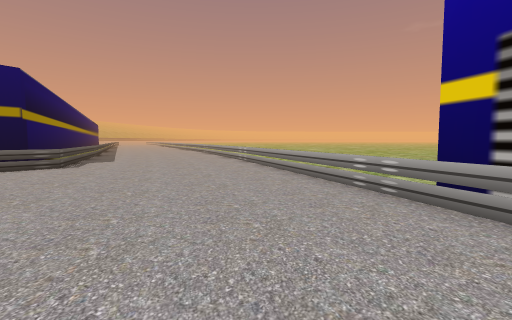
View 1 (above)

21 first-person views from a walk through a 3-D level made in the Unity game engine. The camera is 1.4 m above the floor, tilts 4° down and sees 85° across. The floor is counted in squares, 2 m on a side. Each view is taken from the middle of a square. On the plan, view 1 faces up. The plan holds only what a view shows up to about 9 squares ahead; the rest is blank. The place goes on beyond the plan.

View 2
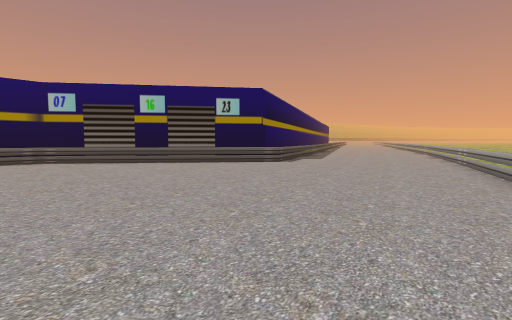

View 3
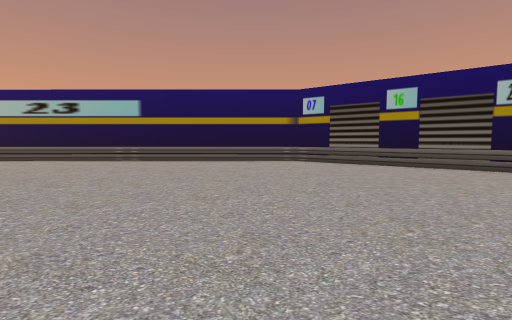

View 4
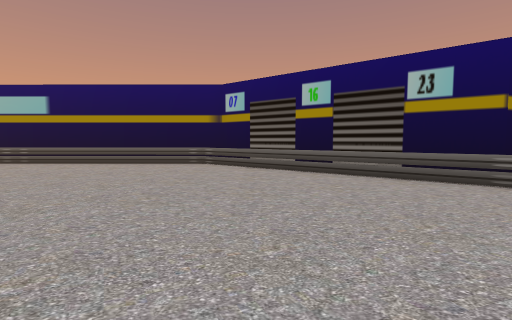

View 5
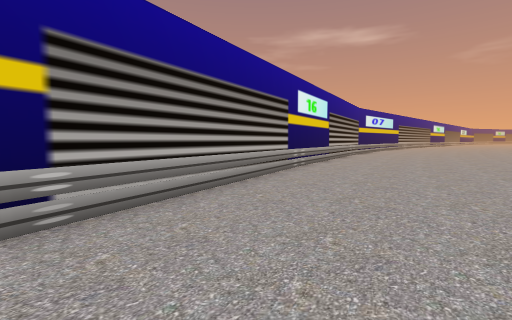

View 6
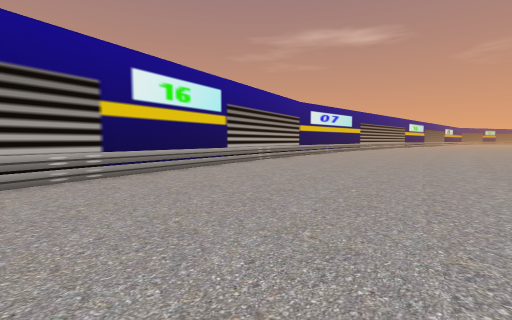

View 7
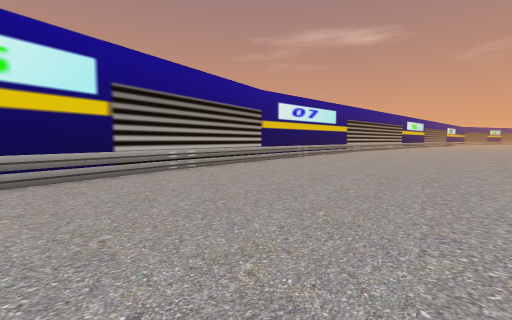

View 8
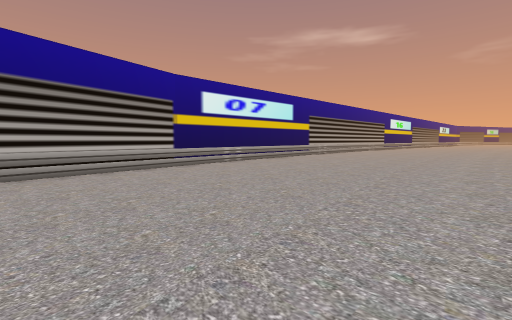

View 9
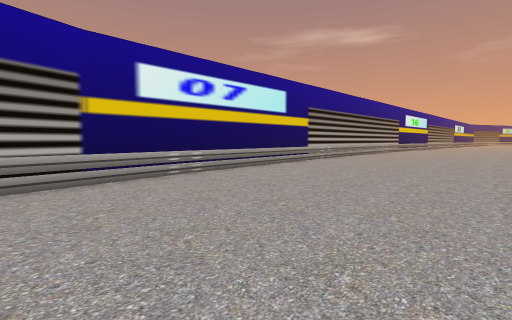

View 10
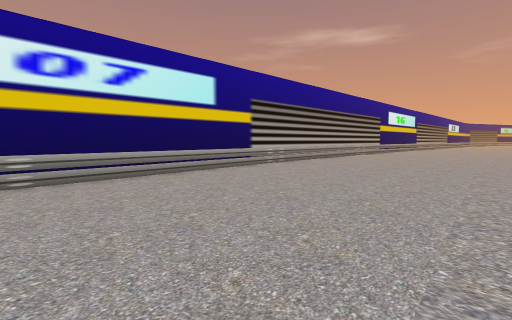

View 11
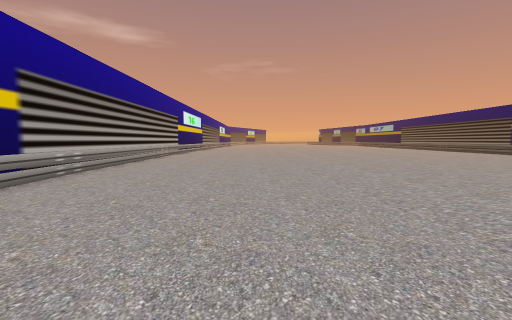

View 12
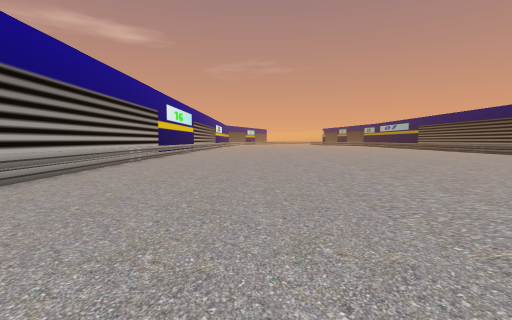

View 13
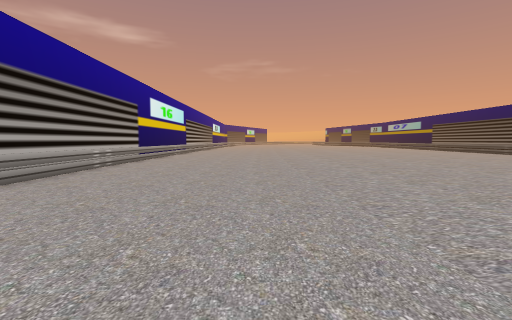

View 14
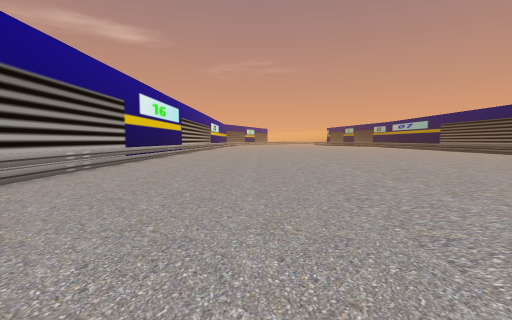

View 15
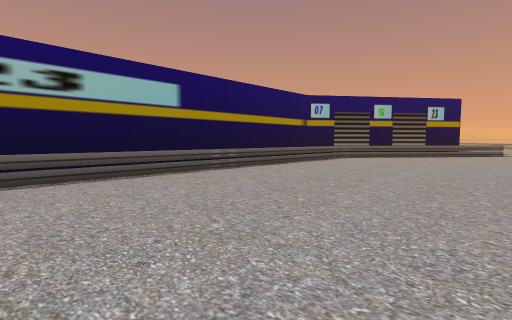

View 16
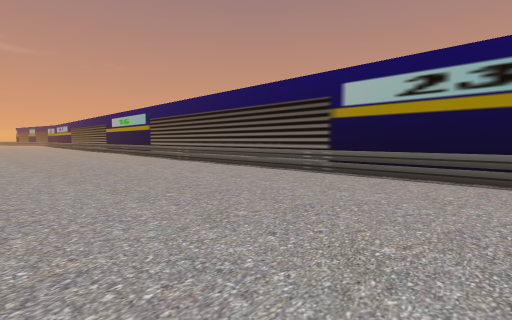

View 17
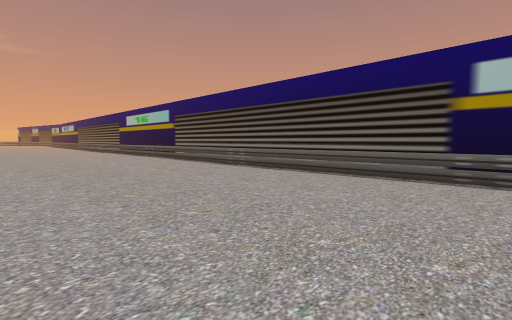

View 18
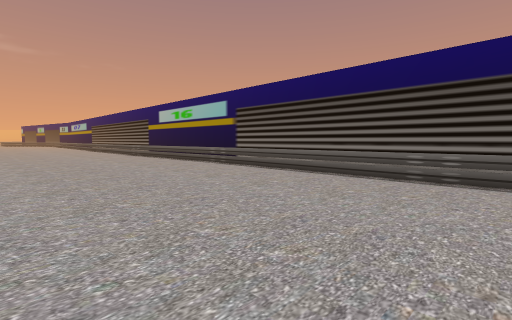

View 19
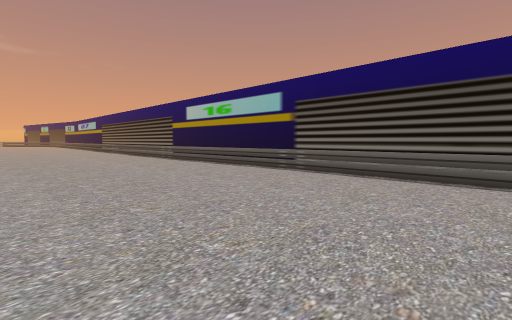

View 20
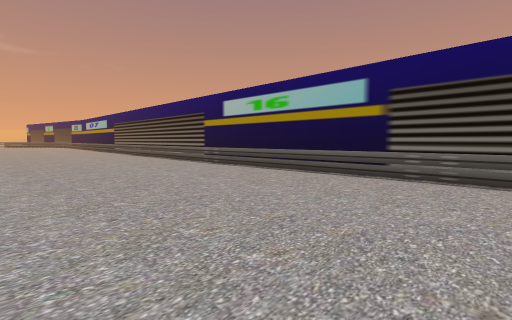

View 21
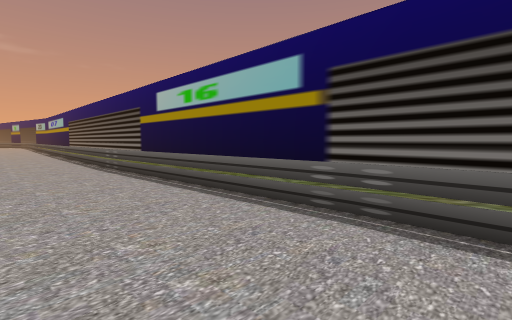

### Floor plan
Points are (right, up) in squares from view 1. A wall is a line through its corners. A room is listed if a view was taken in it or the views show most of it. See-through windows are left out.
Room 1 (views 1, 2, 3, 4, 5, 6, 7, 8, 9, 10, 11, 12, 13, 14, 15, 16, 17, 18, 19, 20, 21)
walls: (7.1, -13.6) (2.7, 4.2); (7.1, -31.1) (7.1, -13.5); (-9.1, 4.9) (-10.1, 3.6); (-6.9, 8.5) (-6.7, 8.1) (-7.4, 7.2)
low walls: (6.3, -15.2) (5.1, -8.6); (5.2, -8.7) (3.5, -2.1); (6.9, -21.9) (6.2, -15.2); (3.6, -2.3) (1.4, 4.6); (-9.3, -28.3) (-9.4, -30.8); (-9.8, 1.4) (-9.4, -16.2) (-9.7, -28.4); (1.1, 5.5) (0.1, 8.6); (-5.3, 7.9) (-5, 7.1) (-9.6, 1.3)
ways out: opening at (1, 5)

Where each view was taken, in squares from view 1:
view 1: 0 up, 0 right, facing up
view 2: 0 up, 1 right, facing up-left
view 3: 0 up, 0 right, facing left
view 4: 3 up, 1 left, facing left
view 5: 4 up, 1 left, facing down-right
view 6: 1 down, 2 left, facing down-right
view 7: 5 down, 1 left, facing down-right
view 8: 9 down, 1 left, facing down-right
view 9: 12 down, 1 right, facing down-right
view 10: 15 down, 1 right, facing down-right
view 11: 16 down, 3 right, facing down
view 12: 19 down, 3 right, facing down
view 13: 21 down, 3 right, facing down
view 14: 22 down, 3 right, facing down
view 15: 9 down, 4 left, facing up-left
view 16: 7 down, 4 left, facing down-left
view 17: 10 down, 4 left, facing down-left
view 18: 15 down, 4 left, facing down-left
view 19: 18 down, 4 left, facing down-left
view 20: 21 down, 4 left, facing down-left
view 21: 21 down, 7 left, facing down-left
